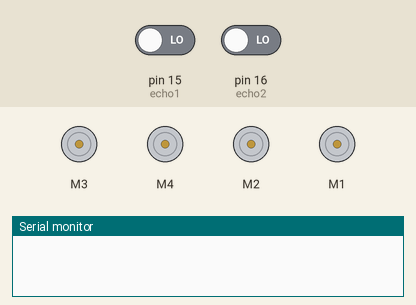
Bench run of a sketch on a simulated Arduino Uno, built with avr-gcc and run on an emulated ATmega328P. On the bench: 4 × DC motor (green arrow = forward, orange = backward, longer = faster), the last lines printed to the serial monitor. The test bench sets the inputs (shaded band); at power-on: pin 15 (echo1) LOW, pin 16 (echo2) LOW. Random numbers use the default seed unless the sketch sets one.

Above: at 0.1 s.
At 4.4 s:
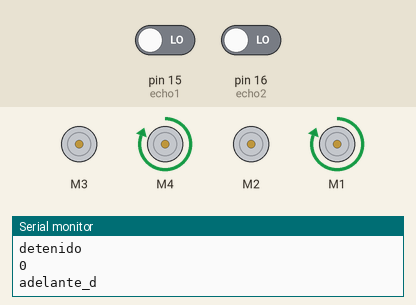
At 9.0 s:
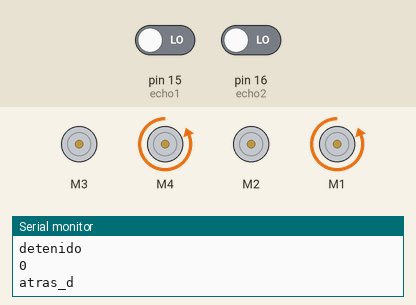
At 13.5 s:
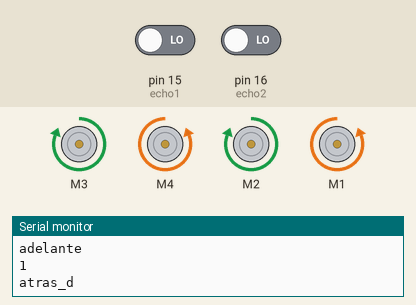
At 32.4 s:
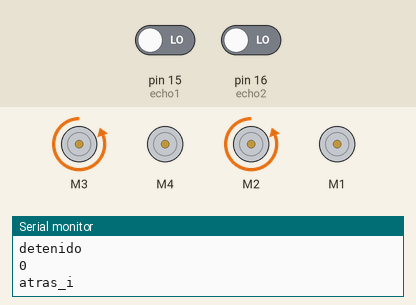
At 39.2 s:
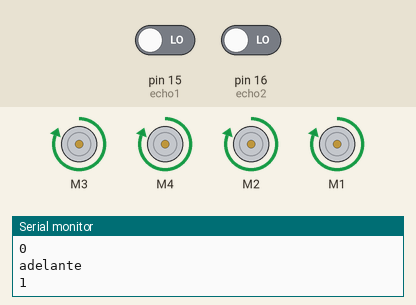
Timing chart, 0 to 40.0 s (numbered marks = the images above):
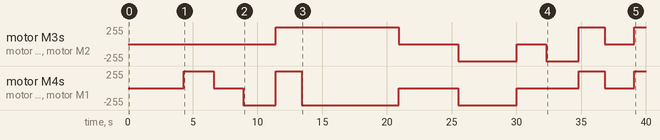

The sketch:

Robot_9Evenings.ino
```cpp
//Robot_9Evenings

#include <AFMotor.h> //Libreria para control de motores
int paso;
int direccion;

int trig1 = 14;
int trig2 = 17;
int echo1 = 15;
int echo2 = 16;

int seguridad_a;
int seguridad_at;

AF_DCMotor motor_a_i(3);
AF_DCMotor motor_a_d(4);
AF_DCMotor motor_at_i(2);
AF_DCMotor motor_at_d(1);

void setup() {
  Serial.begin(9600);

  // turn on motor
  motor_a_i.setSpeed(255);
  motor_a_d.setSpeed(255);
  motor_at_i.setSpeed(255);
  motor_at_d.setSpeed(255);

  motor_a_i.run(RELEASE);
  motor_a_d.run(RELEASE);
  motor_at_i.run(RELEASE);
  motor_at_d.run(RELEASE);

  pinMode(trig1, OUTPUT);
  pinMode(trig2, OUTPUT);
  pinMode(echo1, INPUT);
  pinMode(echo2, INPUT);

}

void loop() {
  paso = random(-1, 2); //Esta variable da la direccion del moviemiento: atras, adelante o detenido
  direccion = random(-1, 2); //Esta variable decide si se movera en linea recta o dara un giro

  int dist_adelante = dist_sensor1();
  int dist_atras = dist_sensor2();

  if (paso == -1) {

    if (dist_atras > 50) {
      seguridad_at = 4;
      atras();
    }
    else {
      seguridad_at = 0;
      switch (direccion) {
        case -1:
          atras_i();
          break;
        case 0:
          atras();
          break;
        case 1:
          atras_d();
          break;
      }
    }
  }
  if (paso == 1) {

    if (dist_adelante > 50) {
      seguridad_a = 4;
      atras();
    }
    else {
      seguridad_at = 0;
      switch (direccion) {
        case -1:
          adelante_i();
          break;
        case 0:
          adelante();
          break;
        case 1:
          adelante_d();
          break;
      }
    }
  }

  if (paso == 0) {
    detener();
  }

  Serial.println(paso);
  //delay(500);


}

void adelante() {
  //adelante
  motor_a_i.run(FORWARD);
  motor_a_d.run(FORWARD);
  motor_at_i.run(FORWARD);
  motor_at_d.run(FORWARD);
  Serial.println("adelante");
  delay(500 * seguridad_a);
}

void atras() {
  //atras
  motor_a_i.run(BACKWARD);
  motor_a_d.run(BACKWARD);
  motor_at_i.run(BACKWARD);
  motor_at_d.run(BACKWARD);
  Serial.println("atras");
  delay(500 * seguridad_at);
}

void detener() {
  //detenido
  motor_a_i.run(RELEASE);
  motor_a_d.run(RELEASE);
  motor_at_i.run(RELEASE);
  motor_at_d.run(RELEASE);
  Serial.println("detenido");
  delay(300);
}

void adelante_i() {
  motor_a_i.run(FORWARD);
  motor_at_i.run(FORWARD);
  Serial.println("adelante_i");
  delay(300);
}

void adelante_d() {
  motor_a_d.run(FORWARD);
  motor_at_d.run(FORWARD);
  Serial.println("adelante_d");
  delay(300);

}

void atras_i() {
  motor_a_i.run(BACKWARD);
  motor_at_i.run(BACKWARD);
  Serial.println("atras_i");
  delay(500);
}

void atras_d() {
  motor_a_d.run(BACKWARD);
  motor_at_d.run(BACKWARD);
  Serial.println("atras_d");
  delay(500);
}
//Sensor de ultrasonido 1
int dist_sensor1() {
  digitalWrite(trig1, LOW);
  delayMicroseconds(5);
  digitalWrite(trig1, HIGH);
  delayMicroseconds(10);
  int tiempo = pulseIn(echo1, HIGH);
  int distancia = int(0.017 * tiempo);
  //Serial.println(distancia);

  //Controla errores de lectura en el sensor
  if (distancia < 0) {
    distancia = 20;
  }

  if (distancia > 200) {
    distancia = 200;
  }
  return distancia;
}

//Sensor de ultrasonido 2
int dist_sensor2() {
  digitalWrite(trig2, LOW);
  delayMicroseconds(5);
  digitalWrite(trig2, HIGH);
  delayMicroseconds(10);
  int tiempo = pulseIn(echo2, HIGH);
  int distancia = int(0.017 * tiempo);
  //Serial.println(distancia);

  //Controla errores de lectura en el sensor
  if (distancia < 0) {
    distancia = 0;
  }

  if (distancia > 200) {
    distancia = 200;
  }
  return distancia;
}
```

Measured:
- by itself, motor M3, motor M2: stopped → forward 255/255 at 11.4 s, → stopped 9.5 s later, → backward 255/255 4.6 s later, → stopped 4.5 s later, … (8 changes in this stretch)
- by itself, motor M4, motor M1: stopped → forward 255/255 at 4.3 s, → stopped 2.3 s later, → backward 255/255 2.3 s later, → forward 255/255 2.5 s later, … (11 changes in this stretch)
